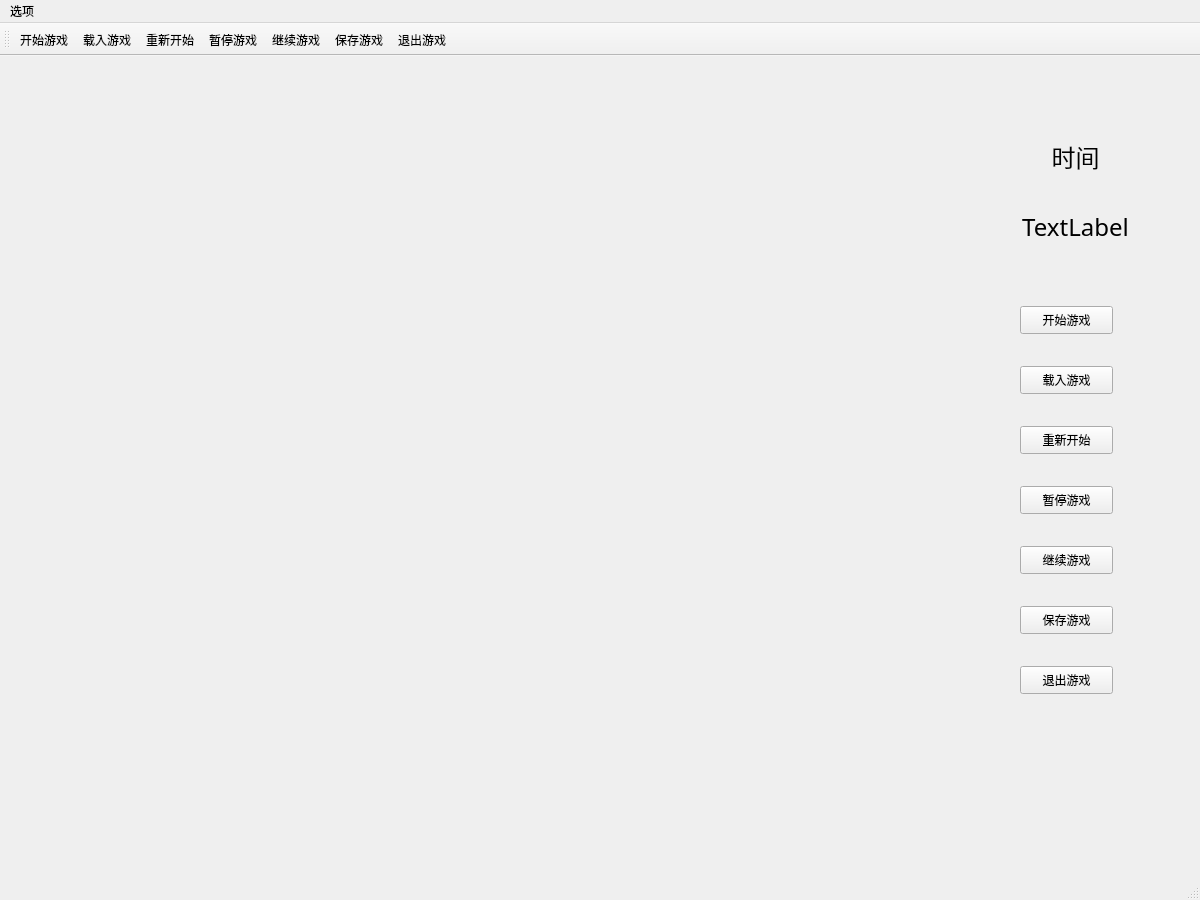
<?xml version="1.0" encoding="UTF-8"?>
<ui version="4.0">
 <class>MainWindow</class>
 <widget class="QMainWindow" name="MainWindow">
  <property name="geometry">
   <rect>
    <x>0</x>
    <y>0</y>
    <width>1200</width>
    <height>900</height>
   </rect>
  </property>
  <property name="windowTitle">
   <string>MainWindow</string>
  </property>
  <widget class="QWidget" name="centralwidget">
   <widget class="QPushButton" name="btnStart">
    <property name="geometry">
     <rect>
      <x>1020</x>
      <y>250</y>
      <width>93</width>
      <height>28</height>
     </rect>
    </property>
    <property name="text">
     <string>开始游戏</string>
    </property>
    <attribute name="buttonGroup">
     <string notr="true">buttonGroup</string>
    </attribute>
   </widget>
   <widget class="QPushButton" name="btnLoad">
    <property name="geometry">
     <rect>
      <x>1020</x>
      <y>310</y>
      <width>93</width>
      <height>28</height>
     </rect>
    </property>
    <property name="text">
     <string>载入游戏</string>
    </property>
    <attribute name="buttonGroup">
     <string notr="true">buttonGroup</string>
    </attribute>
   </widget>
   <widget class="QPushButton" name="btnRestart">
    <property name="geometry">
     <rect>
      <x>1020</x>
      <y>370</y>
      <width>93</width>
      <height>28</height>
     </rect>
    </property>
    <property name="text">
     <string>重新开始</string>
    </property>
    <attribute name="buttonGroup">
     <string notr="true">buttonGroup</string>
    </attribute>
   </widget>
   <widget class="QPushButton" name="btnPause">
    <property name="geometry">
     <rect>
      <x>1020</x>
      <y>430</y>
      <width>93</width>
      <height>28</height>
     </rect>
    </property>
    <property name="text">
     <string>暂停游戏</string>
    </property>
    <attribute name="buttonGroup">
     <string notr="true">buttonGroup</string>
    </attribute>
   </widget>
   <widget class="QPushButton" name="btnCon">
    <property name="geometry">
     <rect>
      <x>1020</x>
      <y>490</y>
      <width>93</width>
      <height>28</height>
     </rect>
    </property>
    <property name="text">
     <string>继续游戏</string>
    </property>
    <attribute name="buttonGroup">
     <string notr="true">buttonGroup</string>
    </attribute>
   </widget>
   <widget class="QPushButton" name="btnSave">
    <property name="geometry">
     <rect>
      <x>1020</x>
      <y>550</y>
      <width>93</width>
      <height>28</height>
     </rect>
    </property>
    <property name="text">
     <string>保存游戏</string>
    </property>
    <attribute name="buttonGroup">
     <string notr="true">buttonGroup</string>
    </attribute>
   </widget>
   <widget class="QPushButton" name="btnQuit">
    <property name="geometry">
     <rect>
      <x>1020</x>
      <y>610</y>
      <width>93</width>
      <height>28</height>
     </rect>
    </property>
    <property name="text">
     <string>退出游戏</string>
    </property>
    <attribute name="buttonGroup">
     <string notr="true">buttonGroup</string>
    </attribute>
   </widget>
   <widget class="QLabel" name="label">
    <property name="geometry">
     <rect>
      <x>1000</x>
      <y>140</y>
      <width>151</width>
      <height>61</height>
     </rect>
    </property>
    <property name="font">
     <font>
      <family>黑体</family>
      <pointsize>18</pointsize>
     </font>
    </property>
    <property name="text">
     <string>TextLabel</string>
    </property>
    <property name="alignment">
     <set>Qt::AlignCenter</set>
    </property>
   </widget>
   <widget class="QLabel" name="label_2">
    <property name="geometry">
     <rect>
      <x>1000</x>
      <y>70</y>
      <width>151</width>
      <height>61</height>
     </rect>
    </property>
    <property name="font">
     <font>
      <family>黑体</family>
      <pointsize>18</pointsize>
     </font>
    </property>
    <property name="text">
     <string>时间</string>
    </property>
    <property name="alignment">
     <set>Qt::AlignCenter</set>
    </property>
   </widget>
  </widget>
  <widget class="QMenuBar" name="menubar">
   <property name="geometry">
    <rect>
     <x>0</x>
     <y>0</y>
     <width>1200</width>
     <height>26</height>
    </rect>
   </property>
   <widget class="QMenu" name="menu">
    <property name="title">
     <string>选项</string>
    </property>
    <addaction name="separator"/>
    <addaction name="start"/>
    <addaction name="load"/>
    <addaction name="restart"/>
    <addaction name="separator"/>
    <addaction name="pause"/>
    <addaction name="con"/>
    <addaction name="separator"/>
    <addaction name="save"/>
    <addaction name="quit"/>
   </widget>
   <addaction name="menu"/>
  </widget>
  <widget class="QStatusBar" name="statusbar"/>
  <widget class="QToolBar" name="toolBar">
   <property name="windowTitle">
    <string>toolBar</string>
   </property>
   <attribute name="toolBarArea">
    <enum>TopToolBarArea</enum>
   </attribute>
   <attribute name="toolBarBreak">
    <bool>false</bool>
   </attribute>
   <addaction name="start"/>
   <addaction name="load"/>
   <addaction name="restart"/>
   <addaction name="pause"/>
   <addaction name="con"/>
   <addaction name="save"/>
   <addaction name="quit"/>
  </widget>
  <action name="start">
   <property name="icon">
    <iconset resource="myresource.qrc">
     <normaloff>:/icon/satrt.png</normaloff>
     <normalon>start.jpg</normalon>:/icon/satrt.png</iconset>
   </property>
   <property name="text">
    <string>开始游戏</string>
   </property>
  </action>
  <action name="load">
   <property name="icon">
    <iconset resource="myresource.qrc">
     <normaloff>:/icon/load.png</normaloff>:/icon/load.png</iconset>
   </property>
   <property name="text">
    <string>载入游戏</string>
   </property>
  </action>
  <action name="restart">
   <property name="icon">
    <iconset resource="myresource.qrc">
     <normaloff>:/icon/restart.png</normaloff>
     <normalon>:/icon/restart.png</normalon>:/icon/restart.png</iconset>
   </property>
   <property name="text">
    <string>重新开始</string>
   </property>
  </action>
  <action name="pause">
   <property name="icon">
    <iconset resource="myresource.qrc">
     <normaloff>:/icon/pause.png</normaloff>:/icon/pause.png</iconset>
   </property>
   <property name="text">
    <string>暂停游戏</string>
   </property>
  </action>
  <action name="con">
   <property name="icon">
    <iconset resource="myresource.qrc">
     <normaloff>:/icon/continue.png</normaloff>:/icon/continue.png</iconset>
   </property>
   <property name="text">
    <string>继续游戏</string>
   </property>
  </action>
  <action name="save">
   <property name="icon">
    <iconset resource="myresource.qrc">
     <normaloff>:/icon/save.png</normaloff>:/icon/save.png</iconset>
   </property>
   <property name="text">
    <string>保存游戏</string>
   </property>
  </action>
  <action name="quit">
   <property name="icon">
    <iconset resource="myresource.qrc">
     <normaloff>:/icon/quit.png</normaloff>:/icon/quit.png</iconset>
   </property>
   <property name="text">
    <string>退出游戏</string>
   </property>
  </action>
 </widget>
 <resources>
  <include location="myresource.qrc"/>
 </resources>
 <connections/>
 <buttongroups>
  <buttongroup name="buttonGroup"/>
 </buttongroups>
</ui>
